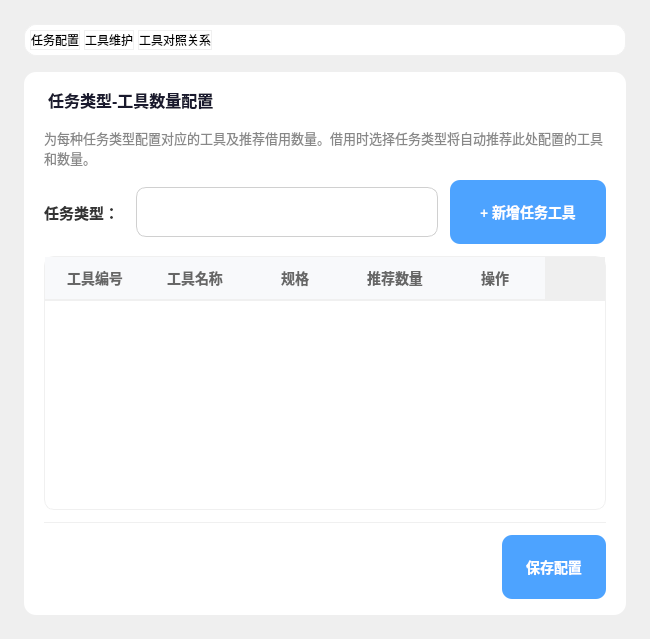
<?xml version="1.0" encoding="UTF-8"?>
<ui version="4.0">
 <class>SystemMaintenancePage</class>
 <widget class="QWidget" name="SystemMaintenancePage">
  <layout class="QVBoxLayout" name="mainLayout" stretch="0,1">
   <property name="spacing">
    <number>16</number>
   </property>
   <property name="leftMargin">
    <number>24</number>
   </property>
   <property name="topMargin">
    <number>24</number>
   </property>
   <property name="rightMargin">
    <number>24</number>
   </property>
   <property name="bottomMargin">
    <number>24</number>
   </property>
   <item>
    <widget class="QFrame" name="tabContainer">
     <property name="styleSheet">
      <string notr="true">QFrame{background:#fff;border-radius:12px;border:1px solid #f0f0f0;}</string>
     </property>
     <layout class="QHBoxLayout" name="tabBar">
      <property name="spacing">
       <number>4</number>
      </property>
      <property name="leftMargin">
       <number>5</number>
      </property>
      <property name="topMargin">
       <number>5</number>
      </property>
      <property name="rightMargin">
       <number>5</number>
      </property>
      <property name="bottomMargin">
       <number>5</number>
      </property>
      <item>
       <widget class="QLabel" name="tabLabel0">
        <property name="cursor">
         <cursorShape>PointingHandCursor</cursorShape>
        </property>
        <property name="text">
         <string>任务配置</string>
        </property>
        <property name="alignment">
         <set>Qt::AlignCenter</set>
        </property>
        <property name="tabIndex" stdset="0">
         <number>0</number>
        </property>
       </widget>
      </item>
      <item>
       <widget class="QLabel" name="tabLabel1">
        <property name="cursor">
         <cursorShape>PointingHandCursor</cursorShape>
        </property>
        <property name="text">
         <string>工具维护</string>
        </property>
        <property name="alignment">
         <set>Qt::AlignCenter</set>
        </property>
        <property name="tabIndex" stdset="0">
         <number>1</number>
        </property>
       </widget>
      </item>
      <item>
       <widget class="QLabel" name="tabLabel2">
        <property name="cursor">
         <cursorShape>PointingHandCursor</cursorShape>
        </property>
        <property name="text">
         <string>工具对照关系</string>
        </property>
        <property name="alignment">
         <set>Qt::AlignCenter</set>
        </property>
        <property name="tabIndex" stdset="0">
         <number>2</number>
        </property>
       </widget>
      </item>
      <item>
       <spacer name="tabSpacer">
        <property name="orientation">
         <enum>Qt::Horizontal</enum>
        </property>
        <property name="sizeHint" stdset="0">
         <size>
          <width>40</width>
          <height>20</height>
         </size>
        </property>
       </spacer>
      </item>
     </layout>
    </widget>
   </item>
   <item>
    <widget class="QStackedWidget" name="stackedWidget">
     <property name="currentIndex">
      <number>0</number>
     </property>
     <widget class="QFrame" name="taskPanel">
      <property name="styleSheet">
       <string notr="true">QFrame#taskPanel{background:white;border-radius:12px;border:none;}</string>
      </property>
      <layout class="QVBoxLayout" name="taskPanelLayout">
       <property name="spacing">
        <number>12</number>
       </property>
       <property name="leftMargin">
        <number>20</number>
       </property>
       <property name="topMargin">
        <number>16</number>
       </property>
       <property name="rightMargin">
        <number>20</number>
       </property>
       <property name="bottomMargin">
        <number>16</number>
       </property>
       <item>
        <widget class="QLabel" name="taskTitleLabel">
         <property name="styleSheet">
          <string notr="true">font-size:16px;font-weight:700;color:#1a1a2e;margin-bottom:4px;background:transparent;</string>
         </property>
         <property name="text">
          <string>任务类型-工具数量配置</string>
         </property>
        </widget>
       </item>
       <item>
        <widget class="QLabel" name="taskDescLabel">
         <property name="styleSheet">
          <string notr="true">font-size:13px;color:#888;background:transparent;</string>
         </property>
         <property name="text">
          <string>为每种任务类型配置对应的工具及推荐借用数量。借用时选择任务类型将自动推荐此处配置的工具和数量。</string>
         </property>
         <property name="wordWrap">
          <bool>true</bool>
         </property>
        </widget>
       </item>
       <item>
        <layout class="QHBoxLayout" name="typeRow">
         <item>
          <widget class="QLabel" name="typeLabel">
           <property name="minimumSize">
            <size>
             <width>80</width>
             <height>0</height>
            </size>
           </property>
           <property name="maximumSize">
            <size>
             <width>80</width>
             <height>16777215</height>
            </size>
           </property>
           <property name="styleSheet">
            <string notr="true">font-size:15px;font-weight:600;color:#333;background:transparent;</string>
           </property>
           <property name="text">
            <string>任务类型：</string>
           </property>
          </widget>
         </item>
         <item>
          <widget class="QComboBox" name="taskTypeCombo">
           <property name="minimumSize">
            <size>
             <width>0</width>
             <height>44</height>
            </size>
           </property>
           <property name="styleSheet">
            <string notr="true">QComboBox { border: 1px solid #d0d0d0; border-radius: 10px; padding: 0 14px; font-size: 16px; color: #1a1a2e; background: white; min-height: 48px; }
QComboBox:focus { border-color: #4da3ff; }
QComboBox::drop-down { border: none; width: 36px; }
QComboBox QAbstractItemView { font-size: 16px; padding: 8px; }</string>
           </property>
          </widget>
         </item>
         <item>
          <widget class="QPushButton" name="addTaskToolBtn">
           <property name="minimumSize">
            <size>
             <width>0</width>
             <height>44</height>
            </size>
           </property>
           <property name="maximumSize">
            <size>
             <width>140</width>
             <height>16777215</height>
            </size>
           </property>
           <property name="cursor">
            <cursorShape>PointingHandCursor</cursorShape>
           </property>
           <property name="styleSheet">
            <string notr="true">QPushButton { background: #4da3ff; color: white; border: none; border-radius: 10px; padding: 10px 28px; font-size: 14px; font-weight: 700; min-height: 44px; min-width: 100px; }
QPushButton:hover { background: #3d8ae0; }
QPushButton:pressed { background: #2e7bd6; }
QPushButton:disabled { background: #cccccc; color: #888888; }</string>
           </property>
           <property name="text">
            <string>+ 新增任务工具</string>
           </property>
          </widget>
         </item>
        </layout>
       </item>
       <item>
        <widget class="QTableWidget" name="taskToolTable">
         <property name="styleSheet">
          <string notr="true">QTableWidget{font-size:14px;background:white;border:1px solid #f0f0f0;border-radius:10px;outline:none;}
QTableWidget::item{padding:6px 10px;color:#333;border-bottom:1px solid #f3f3f3;}
QHeaderView::section{background:#f8f9fb;color:#666;font-weight:600;font-size:14px;padding:8px 10px;border:none;border-bottom:2px solid #f0f0f0;}</string>
         </property>
         <property name="selectionBehavior">
          <enum>QAbstractItemView::SelectRows</enum>
         </property>
         <property name="editTriggers">
          <set>QAbstractItemView::NoEditTriggers</set>
         </property>
         <attribute name="verticalHeaderVisible">
          <bool>false</bool>
         </attribute>
         <column>
          <property name="text">
           <string>工具编号</string>
          </property>
         </column>
         <column>
          <property name="text">
           <string>工具名称</string>
          </property>
         </column>
         <column>
          <property name="text">
           <string>规格</string>
          </property>
         </column>
         <column>
          <property name="text">
           <string>推荐数量</string>
          </property>
         </column>
         <column>
          <property name="text">
           <string>操作</string>
          </property>
         </column>
        </widget>
       </item>
       <item>
        <widget class="QFrame" name="taskSaveBar">
         <property name="styleSheet">
          <string notr="true">QFrame{border-top:1px solid #f0f0f0;background:transparent;}</string>
         </property>
         <layout class="QHBoxLayout" name="taskSaveBarLayout">
          <property name="leftMargin">
           <number>0</number>
          </property>
          <property name="topMargin">
           <number>12</number>
          </property>
          <property name="rightMargin">
           <number>0</number>
          </property>
          <property name="bottomMargin">
           <number>0</number>
          </property>
          <item>
           <spacer name="taskSaveSpacer">
            <property name="orientation">
             <enum>Qt::Horizontal</enum>
            </property>
            <property name="sizeHint" stdset="0">
             <size>
              <width>40</width>
              <height>20</height>
             </size>
            </property>
           </spacer>
          </item>
          <item>
           <widget class="QPushButton" name="taskSaveBtn">
            <property name="cursor">
             <cursorShape>PointingHandCursor</cursorShape>
            </property>
            <property name="styleSheet">
             <string notr="true">QPushButton { background: #4da3ff; color: white; border: none; border-radius: 10px; padding: 10px 24px; font-size: 14px; font-weight: 700; min-height: 44px; }
QPushButton:hover { background: #3d8ae0; }
QPushButton:pressed { background: #2e7bd6; }</string>
            </property>
            <property name="text">
             <string>保存配置</string>
            </property>
           </widget>
          </item>
         </layout>
        </widget>
       </item>
      </layout>
     </widget>
     <widget class="QFrame" name="toolPanel">
      <property name="styleSheet">
       <string notr="true">QFrame#toolPanel{background:white;border-radius:12px;border:none;}</string>
      </property>
      <layout class="QVBoxLayout" name="toolPanelLayout">
       <property name="spacing">
        <number>12</number>
       </property>
       <property name="leftMargin">
        <number>20</number>
       </property>
       <property name="topMargin">
        <number>16</number>
       </property>
       <property name="rightMargin">
        <number>20</number>
       </property>
       <property name="bottomMargin">
        <number>16</number>
       </property>
       <item>
        <widget class="QLabel" name="toolTitleLabel">
         <property name="styleSheet">
          <string notr="true">font-size:16px;font-weight:700;color:#1a1a2e;margin-bottom:4px;background:transparent;</string>
         </property>
         <property name="text">
          <string>工具维护</string>
         </property>
        </widget>
       </item>
       <item>
        <widget class="QLabel" name="toolDescLabel">
         <property name="styleSheet">
          <string notr="true">font-size:13px;color:#888;background:transparent;</string>
         </property>
         <property name="text">
          <string>管理系统所有工具的基础信息。删除工具前需确保该工具无未归还的借用记录。</string>
         </property>
         <property name="wordWrap">
          <bool>true</bool>
         </property>
        </widget>
       </item>
       <item>
        <layout class="QHBoxLayout" name="toolBtnRow">
         <item>
          <widget class="QPushButton" name="addToolBtn">
           <property name="minimumSize">
            <size>
             <width>0</width>
             <height>44</height>
            </size>
           </property>
           <property name="maximumSize">
            <size>
             <width>160</width>
             <height>16777215</height>
            </size>
           </property>
           <property name="cursor">
            <cursorShape>PointingHandCursor</cursorShape>
           </property>
           <property name="styleSheet">
            <string notr="true">QPushButton { background: #4da3ff; color: white; border: none; border-radius: 10px; padding: 10px 28px; font-size: 14px; font-weight: 700; min-height: 44px; min-width: 100px; }
QPushButton:hover { background: #3d8ae0; }
QPushButton:pressed { background: #2e7bd6; }
QPushButton:disabled { background: #cccccc; color: #888888; }</string>
           </property>
           <property name="text">
            <string>+ 新增工具</string>
           </property>
          </widget>
         </item>
         <item>
          <spacer name="toolBtnSpacer">
           <property name="orientation">
            <enum>Qt::Horizontal</enum>
           </property>
           <property name="sizeHint" stdset="0">
            <size>
             <width>40</width>
             <height>20</height>
            </size>
           </property>
          </spacer>
         </item>
        </layout>
       </item>
       <item>
        <widget class="QTableWidget" name="toolTable">
         <property name="styleSheet">
          <string notr="true">QTableWidget{font-size:14px;background:white;border:1px solid #f0f0f0;border-radius:10px;outline:none;}
QTableWidget::item{padding:6px 10px;color:#333;border-bottom:1px solid #f3f3f3;}
QHeaderView::section{background:#f8f9fb;color:#666;font-weight:600;font-size:14px;padding:8px 10px;border:none;border-bottom:2px solid #f0f0f0;}</string>
         </property>
         <property name="selectionBehavior">
          <enum>QAbstractItemView::SelectRows</enum>
         </property>
         <property name="editTriggers">
          <set>QAbstractItemView::NoEditTriggers</set>
         </property>
         <attribute name="verticalHeaderVisible">
          <bool>false</bool>
         </attribute>
         <column>
          <property name="text">
           <string>编号</string>
          </property>
         </column>
         <column>
          <property name="text">
           <string>名称</string>
          </property>
         </column>
         <column>
          <property name="text">
           <string>分类</string>
          </property>
         </column>
         <column>
          <property name="text">
           <string>规格</string>
          </property>
         </column>
         <column>
          <property name="text">
           <string>单位</string>
          </property>
         </column>
         <column>
          <property name="text">
           <string>状态</string>
          </property>
         </column>
         <column>
          <property name="text">
           <string>操作</string>
          </property>
         </column>
        </widget>
       </item>
       <item>
        <widget class="QFrame" name="toolSaveBar">
         <property name="styleSheet">
          <string notr="true">QFrame{border-top:1px solid #f0f0f0;background:transparent;}</string>
         </property>
         <layout class="QHBoxLayout" name="toolSaveBarLayout">
          <property name="leftMargin">
           <number>0</number>
          </property>
          <property name="topMargin">
           <number>12</number>
          </property>
          <property name="rightMargin">
           <number>0</number>
          </property>
          <property name="bottomMargin">
           <number>0</number>
          </property>
          <item>
           <spacer name="toolSaveSpacer">
            <property name="orientation">
             <enum>Qt::Horizontal</enum>
            </property>
            <property name="sizeHint" stdset="0">
             <size>
              <width>40</width>
              <height>20</height>
             </size>
            </property>
           </spacer>
          </item>
          <item>
           <widget class="QPushButton" name="toolSaveBtn">
            <property name="cursor">
             <cursorShape>PointingHandCursor</cursorShape>
            </property>
            <property name="styleSheet">
             <string notr="true">QPushButton { background: #4da3ff; color: white; border: none; border-radius: 10px; padding: 10px 24px; font-size: 14px; font-weight: 700; min-height: 44px; }
QPushButton:hover { background: #3d8ae0; }
QPushButton:pressed { background: #2e7bd6; }</string>
            </property>
            <property name="text">
             <string>保存配置</string>
            </property>
           </widget>
          </item>
         </layout>
        </widget>
       </item>
      </layout>
     </widget>
     <widget class="QFrame" name="mappingPanel">
      <property name="styleSheet">
       <string notr="true">QFrame#mappingPanel{background:white;border-radius:12px;border:none;}</string>
      </property>
      <layout class="QVBoxLayout" name="mappingPanelLayout">
       <property name="spacing">
        <number>12</number>
       </property>
       <property name="leftMargin">
        <number>20</number>
       </property>
       <property name="topMargin">
        <number>16</number>
       </property>
       <property name="rightMargin">
        <number>20</number>
       </property>
       <property name="bottomMargin">
        <number>16</number>
       </property>
       <item>
        <widget class="QLabel" name="mappingTitleLabel">
         <property name="styleSheet">
          <string notr="true">font-size:16px;font-weight:700;color:#1a1a2e;margin-bottom:4px;background:transparent;</string>
         </property>
         <property name="text">
          <string>工具对照关系维护</string>
         </property>
        </widget>
       </item>
       <item>
        <widget class="QLabel" name="mappingDescLabel">
         <property name="styleSheet">
          <string notr="true">font-size:13px;color:#888;background:transparent;</string>
         </property>
         <property name="text">
          <string>建立工具与存放位置的对照关系。一个工具可对应多个位置，一个位置只对应一个工具。绑定后到「工具入库」完成入库。</string>
         </property>
         <property name="wordWrap">
          <bool>true</bool>
         </property>
        </widget>
       </item>
       <item>
        <layout class="QHBoxLayout" name="bindRow1">
         <property name="spacing">
          <number>8</number>
         </property>
         <item>
          <widget class="QLabel" name="cabLabel">
           <property name="minimumSize">
            <size>
             <width>50</width>
             <height>0</height>
            </size>
           </property>
           <property name="maximumSize">
            <size>
             <width>50</width>
             <height>16777215</height>
            </size>
           </property>
           <property name="styleSheet">
            <string notr="true">font-size:15px;font-weight:600;color:#333;background:transparent;</string>
           </property>
           <property name="text">
            <string>柜体:</string>
           </property>
          </widget>
         </item>
         <item>
          <widget class="QComboBox" name="posCabinetCombo">
           <property name="minimumSize">
            <size>
             <width>0</width>
             <height>44</height>
            </size>
           </property>
           <property name="styleSheet">
            <string notr="true">QComboBox { border: 1px solid #d0d0d0; border-radius: 10px; padding: 0 14px; font-size: 16px; color: #1a1a2e; background: white; min-height: 48px; }
QComboBox:focus { border-color: #4da3ff; }
QComboBox::drop-down { border: none; width: 36px; }
QComboBox QAbstractItemView { font-size: 16px; padding: 8px; }</string>
           </property>
          </widget>
         </item>
         <item>
          <widget class="QLabel" name="layerLabel">
           <property name="minimumSize">
            <size>
             <width>50</width>
             <height>0</height>
            </size>
           </property>
           <property name="maximumSize">
            <size>
             <width>50</width>
             <height>16777215</height>
            </size>
           </property>
           <property name="styleSheet">
            <string notr="true">font-size:15px;font-weight:600;color:#333;background:transparent;</string>
           </property>
           <property name="text">
            <string>层号:</string>
           </property>
          </widget>
         </item>
         <item>
          <widget class="QComboBox" name="posLayerCombo">
           <property name="minimumSize">
            <size>
             <width>0</width>
             <height>44</height>
            </size>
           </property>
           <property name="styleSheet">
            <string notr="true">QComboBox { border: 1px solid #d0d0d0; border-radius: 10px; padding: 0 14px; font-size: 16px; color: #1a1a2e; background: white; min-height: 48px; }
QComboBox:focus { border-color: #4da3ff; }
QComboBox::drop-down { border: none; width: 36px; }
QComboBox QAbstractItemView { font-size: 16px; padding: 8px; }</string>
           </property>
          </widget>
         </item>
         <item>
          <widget class="QLabel" name="posLabel">
           <property name="minimumSize">
            <size>
             <width>50</width>
             <height>0</height>
            </size>
           </property>
           <property name="maximumSize">
            <size>
             <width>50</width>
             <height>16777215</height>
            </size>
           </property>
           <property name="styleSheet">
            <string notr="true">font-size:15px;font-weight:600;color:#333;background:transparent;</string>
           </property>
           <property name="text">
            <string>位号:</string>
           </property>
          </widget>
         </item>
         <item>
          <widget class="QComboBox" name="posPositionCombo">
           <property name="minimumSize">
            <size>
             <width>0</width>
             <height>44</height>
            </size>
           </property>
           <property name="styleSheet">
            <string notr="true">QComboBox { border: 1px solid #d0d0d0; border-radius: 10px; padding: 0 14px; font-size: 16px; color: #1a1a2e; background: white; min-height: 48px; }
QComboBox:focus { border-color: #4da3ff; }
QComboBox::drop-down { border: none; width: 36px; }
QComboBox QAbstractItemView { font-size: 16px; padding: 8px; }</string>
           </property>
          </widget>
         </item>
        </layout>
       </item>
       <item>
        <layout class="QHBoxLayout" name="bindRow2">
         <property name="spacing">
          <number>8</number>
         </property>
         <item>
          <widget class="QLabel" name="toolLabel">
           <property name="minimumSize">
            <size>
             <width>50</width>
             <height>0</height>
            </size>
           </property>
           <property name="maximumSize">
            <size>
             <width>50</width>
             <height>16777215</height>
            </size>
           </property>
           <property name="styleSheet">
            <string notr="true">font-size:15px;font-weight:600;color:#333;background:transparent;</string>
           </property>
           <property name="text">
            <string>工具:</string>
           </property>
          </widget>
         </item>
         <item>
          <widget class="QComboBox" name="posToolCombo">
           <property name="minimumSize">
            <size>
             <width>0</width>
             <height>44</height>
            </size>
           </property>
           <property name="styleSheet">
            <string notr="true">QComboBox { border: 1px solid #d0d0d0; border-radius: 10px; padding: 0 14px; font-size: 16px; color: #1a1a2e; background: white; min-height: 48px; }
QComboBox:focus { border-color: #4da3ff; }
QComboBox::drop-down { border: none; width: 36px; }
QComboBox QAbstractItemView { font-size: 16px; padding: 8px; }</string>
           </property>
          </widget>
         </item>
         <item>
          <widget class="QPushButton" name="bindBtn">
           <property name="minimumSize">
            <size>
             <width>0</width>
             <height>44</height>
            </size>
           </property>
           <property name="maximumSize">
            <size>
             <width>140</width>
             <height>16777215</height>
            </size>
           </property>
           <property name="cursor">
            <cursorShape>PointingHandCursor</cursorShape>
           </property>
           <property name="styleSheet">
            <string notr="true">QPushButton { background: #4da3ff; color: white; border: none; border-radius: 10px; padding: 10px 28px; font-size: 14px; font-weight: 700; min-height: 44px; min-width: 100px; }
QPushButton:hover { background: #3d8ae0; }
QPushButton:pressed { background: #2e7bd6; }
QPushButton:disabled { background: #cccccc; color: #888888; }</string>
           </property>
           <property name="text">
            <string>绑定对照</string>
           </property>
          </widget>
         </item>
        </layout>
       </item>
       <item>
        <widget class="QTableWidget" name="mappingTable">
         <property name="styleSheet">
          <string notr="true">QTableWidget{font-size:14px;background:white;border:1px solid #f0f0f0;border-radius:10px;outline:none;}
QTableWidget::item{padding:6px 10px;color:#333;border-bottom:1px solid #f3f3f3;}
QHeaderView::section{background:#f8f9fb;color:#666;font-weight:600;font-size:14px;padding:8px 10px;border:none;border-bottom:2px solid #f0f0f0;}</string>
         </property>
         <property name="selectionBehavior">
          <enum>QAbstractItemView::SelectRows</enum>
         </property>
         <property name="editTriggers">
          <set>QAbstractItemView::NoEditTriggers</set>
         </property>
         <attribute name="verticalHeaderVisible">
          <bool>false</bool>
         </attribute>
         <column>
          <property name="text">
           <string>位置(柜-层-位)</string>
          </property>
         </column>
         <column>
          <property name="text">
           <string>当前工具</string>
          </property>
         </column>
         <column>
          <property name="text">
           <string>工具编号</string>
          </property>
         </column>
         <column>
          <property name="text">
           <string>状态</string>
          </property>
         </column>
         <column>
          <property name="text">
           <string>操作</string>
          </property>
         </column>
        </widget>
       </item>
       <item>
        <widget class="QFrame" name="mappingSaveBar">
         <property name="styleSheet">
          <string notr="true">QFrame{border-top:1px solid #f0f0f0;background:transparent;}</string>
         </property>
         <layout class="QHBoxLayout" name="mappingSaveBarLayout">
          <property name="leftMargin">
           <number>0</number>
          </property>
          <property name="topMargin">
           <number>12</number>
          </property>
          <property name="rightMargin">
           <number>0</number>
          </property>
          <property name="bottomMargin">
           <number>0</number>
          </property>
          <item>
           <spacer name="mappingSaveSpacer">
            <property name="orientation">
             <enum>Qt::Horizontal</enum>
            </property>
            <property name="sizeHint" stdset="0">
             <size>
              <width>40</width>
              <height>20</height>
             </size>
            </property>
           </spacer>
          </item>
          <item>
           <widget class="QPushButton" name="mappingSaveBtn">
            <property name="cursor">
             <cursorShape>PointingHandCursor</cursorShape>
            </property>
            <property name="styleSheet">
             <string notr="true">QPushButton { background: #4da3ff; color: white; border: none; border-radius: 10px; padding: 10px 24px; font-size: 14px; font-weight: 700; min-height: 44px; }
QPushButton:hover { background: #3d8ae0; }
QPushButton:pressed { background: #2e7bd6; }</string>
            </property>
            <property name="text">
             <string>保存配置</string>
            </property>
           </widget>
          </item>
         </layout>
        </widget>
       </item>
      </layout>
     </widget>
    </widget>
   </item>
  </layout>
 </widget>
 <resources/>
 <connections/>
</ui>
